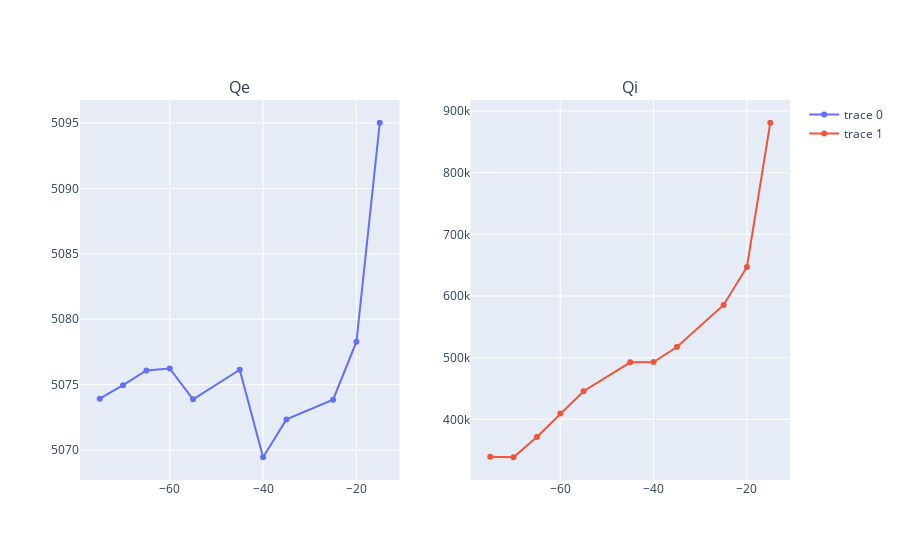

Write notebook code for a chart like this one.
### Code cell
from plotly.subplots import make_subplots
import plotly.graph_objects  as plt 

Qe_threshold = fit0['Qe']*1.1
fig = make_subplots(rows=1, cols=2, subplot_titles=("Qe","Qi"))
fig.add_trace(plt.Scatter(x=powersweep_array[Qes<Qe_threshold],y=Qes[Qes<Qe_threshold]))
fig.add_trace(plt.Scatter(x=powersweep_array[Qes<Qe_threshold],y=Qis[Qes<Qe_threshold]),row=1,col=2)
fig.show()

print('Power \t Qi \t\tQe ')
for p, qi, qe in zip(powersweep_array, Qis,Qes):
    print('%2.1f\t %2.2e\t%2.1f'%(p, qi,qe))

### Figure 1 — Plotly figure (JSON) as saved in the notebook; plotly's stock layout.template omitted (floating-point values rounded to 4 significant figures)
{"data": [{"type": "scatter", "x": [-15, -20, -25, -35, -40, -45, -55, -60, -65, -70, -75], "y": [5095.0, 5078.0, 5074.0, 5072.0, 5069.0, 5076.0, 5074.0, 5076.0, 5076.0, 5075.0, 5074.0]}, {"type": "scatter", "x": [-15, -20, -25, -35, -40, -45, -55, -60, -65, -70, -75], "xaxis": "x2", "y": [881000.0, 647200.0, 585500.0, 517300.0, 492900.0, 492500.0, 445500.0, 409300.0, 371400.0, 338500.0, 339200.0], "yaxis": "y2"}], "layout": {"annotations": [{"font": {"size": 16}, "showarrow": false, "text": "Qe", "x": 0.225, "xanchor": "center", "xref": "paper", "y": 1, "yanchor": "bottom", "yref": "paper"}, {"font": {"size": 16}, "showarrow": false, "text": "Qi", "x": 0.775, "xanchor": "center", "xref": "paper", "y": 1, "yanchor": "bottom", "yref": "paper"}], "xaxis": {"anchor": "y", "domain": [0, 0.45]}, "xaxis2": {"anchor": "y2", "domain": [0.55, 1]}, "yaxis": {"anchor": "x", "domain": [0, 1]}, "yaxis2": {"anchor": "x2", "domain": [0, 1]}}}
